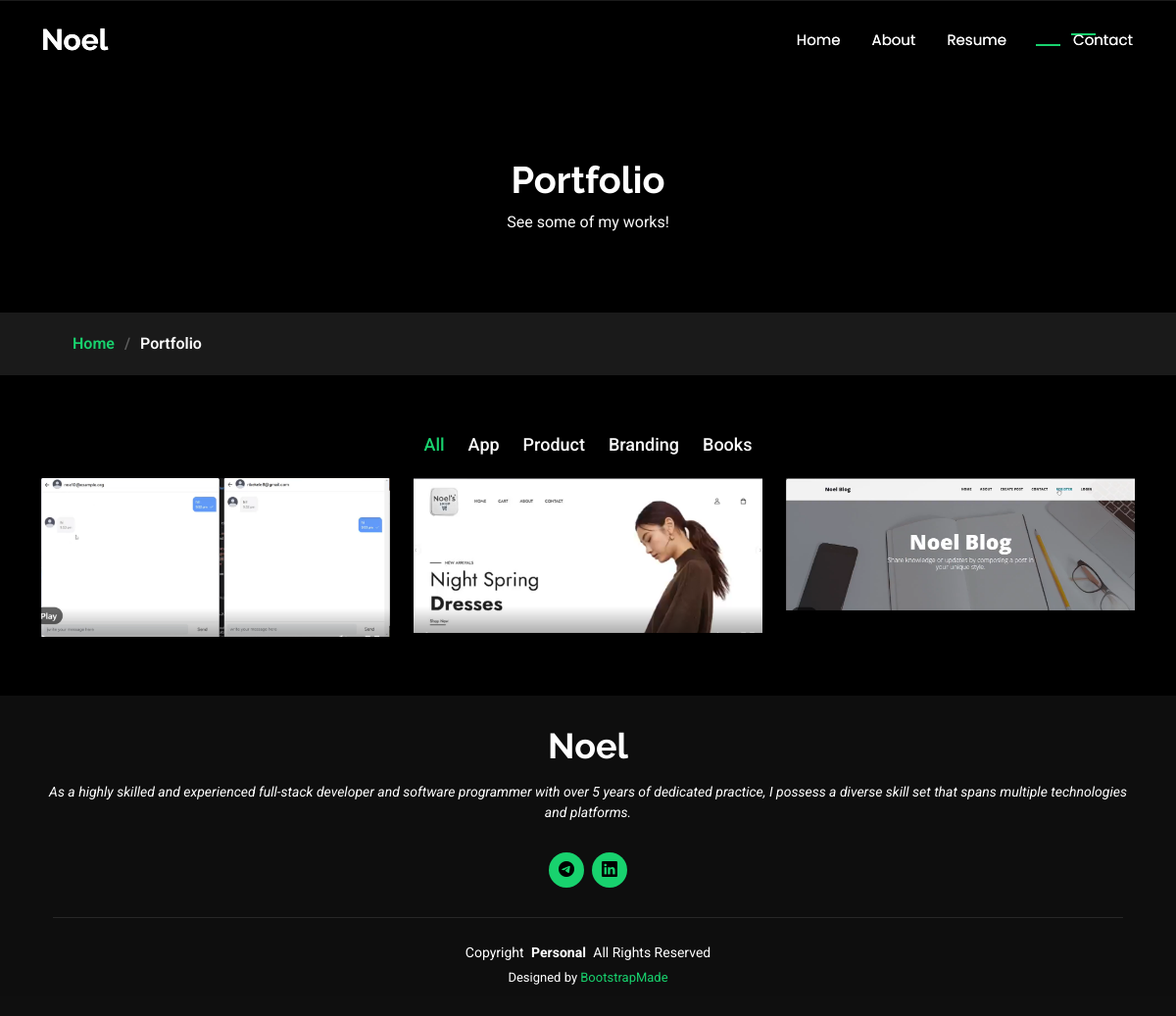
Screenshot of /portfolio.php with the database file from the repository.
### tables this page shows
CREATE TABLE `portfolios` (
  `id` bigint(20) UNSIGNED NOT NULL,
  `title` text NOT NULL,
  `sText` varchar(255) NOT NULL,
  `text` text NOT NULL,
  `category` varchar(255) NOT NULL,
  `client` varchar(255) NOT NULL,
  `date` varchar(255) NOT NULL,
  `image` varchar(255) NOT NULL,
  `image2` varchar(255) NOT NULL,
  `image3` varchar(255) NOT NULL,
  `link` varchar(255) NOT NULL,
  `created_at` timestamp NOT NULL DEFAULT current_timestamp(),
  `updated_at` timestamp NOT NULL DEFAULT current_timestamp() ON UPDATE current_timestamp()
);

CREATE TABLE `users` (
  `id` bigint(20) UNSIGNED NOT NULL,
  `name` varchar(255) NOT NULL,
  `email` varchar(255) NOT NULL,
  `title_name` varchar(255) NOT NULL,
  `email_verified_at` timestamp NULL DEFAULT NULL,
  `password` varchar(255) NOT NULL,
  `s_title` text NOT NULL,
  `l_title` text NOT NULL,
  `b_day` varchar(255) NOT NULL,
  `about` text NOT NULL,
  `website` varchar(255) NOT NULL,
  `phone` varchar(255) NOT NULL,
  `city` varchar(255) NOT NULL,
  `age` varchar(255) NOT NULL,
  `degree` varchar(255) NOT NULL,
  `freelance` tinyint(1) DEFAULT 1,
  `remember_token` varchar(100) DEFAULT NULL,
  `created_at` timestamp NOT NULL DEFAULT current_timestamp(),
  `updated_at` timestamp NOT NULL DEFAULT current_timestamp() ON UPDATE current_timestamp()
);

### portfolio.php (the view, shortened to what this page needs)
<?php
include 'header.php';
include 'db.php';
$stmt = $pdo->prepare("SELECT * FROM portfolios ORDER BY date DESC");
$stmt->execute();
$portfolios = $stmt->fetchAll(PDO::FETCH_ASSOC);
?>
<main class="main">
    <div class="page-title" data-aos="fade">
        <div class="heading">
            <div class="container">
                <div class="row d-flex justify-content-center text-center">
                    <div class="col-lg-8">
                        <h1>Portfolio</h1>
                        <p class="mb-0">See some of my works!</p>
                    </div>
                </div>
            </div>
        </div>
        <nav class="breadcrumbs">
            <div class="container">
                <ol>
                    <li><a href="index.php">Home</a></li>
                    <li class="current">Portfolio</li>
                </ol>
            </div>
        </nav>
    </div>
    <section id="portfolio" class="portfolio section">
        <div class="container">
            <div class="isotope-layout" data-default-filter="*" data-layout="masonry" data-sort="original-order">
                <ul class="portfolio-filters isotope-filters" data-aos="fade-up" data-aos-delay="100">
                    <li data-filter="*" class="filter-active">All</li>
                    <li data-filter=".filter-app">App</li>
                    <li data-filter=".filter-product">Product</li>
                    <li data-filter=".filter-branding">Branding</li>
                    <li data-filter=".filter-books">Books</li>
                </ul>
                <div class="row gy-4 isotope-container" data-aos="fade-up" data-aos-delay="200">
                    <?php foreach ($portfolios as $portfolio):
                        $category_class = 'filter-' . str_replace(' ', '-', strtolower($portfolio['category']));
                        ?>
                        <div class="col-lg-4 col-md-6 portfolio-item isotope-item <?= htmlspecialchars($category_class); ?>">
                            <div class="portfolio-content h-100">
                                <img src="<?= htmlspecialchars($portfolio['image']); ?>" class="img-fluid" alt="<?= htmlspecialchars($portfolio['title']); ?>">
                            </div>
                        </div>
                    <?php endforeach; ?>
                </div>
            </div>
        </div>
    </section>
</main>
<?php include 'footer.php'; ?>

### header.php (shortened to what this page needs)
<?php
$current_page = basename($_SERVER['PHP_SELF']);
?>
<!DOCTYPE html>
<html lang="en">
<head>
  <link href="assets/vendor/bootstrap/css/bootstrap.min.css" rel="stylesheet">
  <link href="assets/vendor/bootstrap-icons/bootstrap-icons.css" rel="stylesheet">
  <link href="assets/vendor/aos/aos.css" rel="stylesheet">
  <link href="assets/vendor/swiper/swiper-bundle.min.css" rel="stylesheet">
  <link href="assets/vendor/glightbox/css/glightbox.min.css" rel="stylesheet">
  <link href="assets/css/main.css" rel="stylesheet">
</head>
<body class="index-page">
  <header id="header" class="header d-flex align-items-center fixed-top">
    <div class="container-fluid container-xl position-relative d-flex align-items-center justify-content-between">
      <a href="index.php" class="logo d-flex align-items-center">
        <h1 class="sitename">Noel</h1>
      </a>
      <nav id="navmenu" class="navmenu">
        <ul>
        <li><a href="index.php" class="<?= $current_page == 'index.php' ? 'active' : '' ?>">Home</a></li>
        <li><a href="about.php" class="<?= $current_page == 'about.php' ? 'active' : '' ?>">About</a></li>
        <li><a href="resume.php" class="<?= $current_page == 'resume.php' ? 'active' : '' ?>">Resume</a></li>
            <li><a href="portfolio.php" class="<?= $current_page == 'portfolio.php' ? 'active' : '' ?>"Portfolio</a></li>
            <li><a href="contact.php" class="<?= $current_page == 'contact.php' ? 'active' : '' ?>">Contact</a></li>
        </ul>
      </nav>
    </div>
  </header>

### footer.php (shortened to what this page needs)
<?php
include 'db.php';
include 'header.php';
$userQuery = $pdo->prepare("SELECT * FROM users WHERE id = :id LIMIT 1");
$userQuery->execute(['id' => 1]);
$user = $userQuery->fetch(PDO::FETCH_ASSOC);
?>
<footer id="footer" class="footer dark-background">
    <div class="container">
      <h3 class="sitename">Noel</h3>
      <p><?= htmlspecialchars($user['l_title']); ?></p>
      <div class="social-links d-flex justify-content-center">
        <a href="https://t.me/Nbekele" target="_blank"><i class="bi bi-telegram"></i></a>
        <a href="https://www.linkedin.com/in/noel-bekele-0a0193205/" target="_blank"><i class="bi bi-linkedin"></i></a>
      </div>
      <div class="container">
        <div class="copyright">
          <span>Copyright</span> <strong class="px-1 sitename">Personal</strong> <span>All Rights Reserved</span>
        </div>
        <div class="credits">
          Designed by <a href="https://bootstrapmade.com/">BootstrapMade</a>
        </div>
      </div>
    </div>
  </footer>
</body>
</html>

### rows the page displays
portfolios: image (picture)
portfolios: image (picture)
portfolios: image (picture)
users: l_title "As a highly skilled and experienced full-stack developer and software programmer with over 5 years of dedicated practice, I possess a diverse skill set that spans multiple technologies and platforms."
